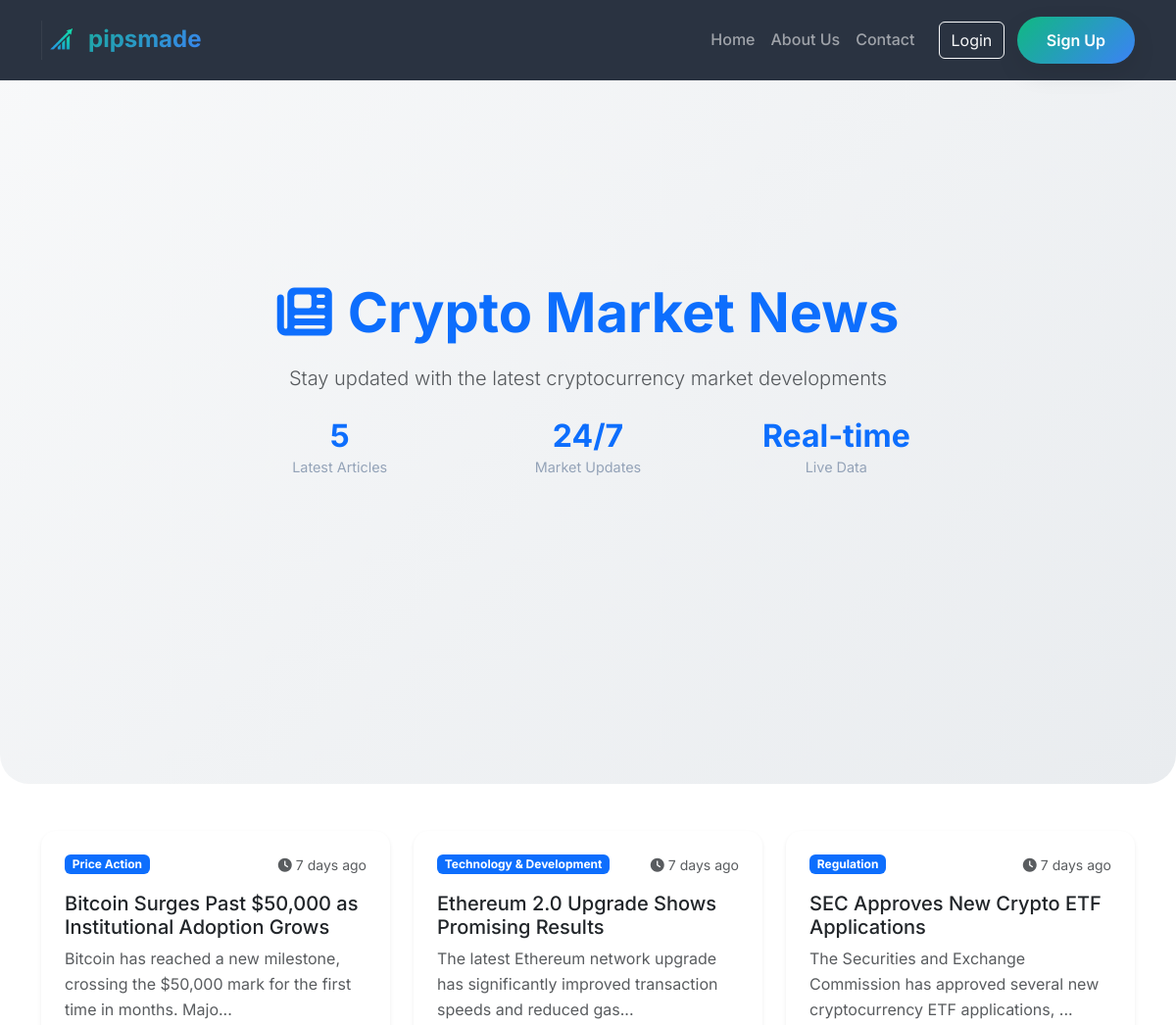
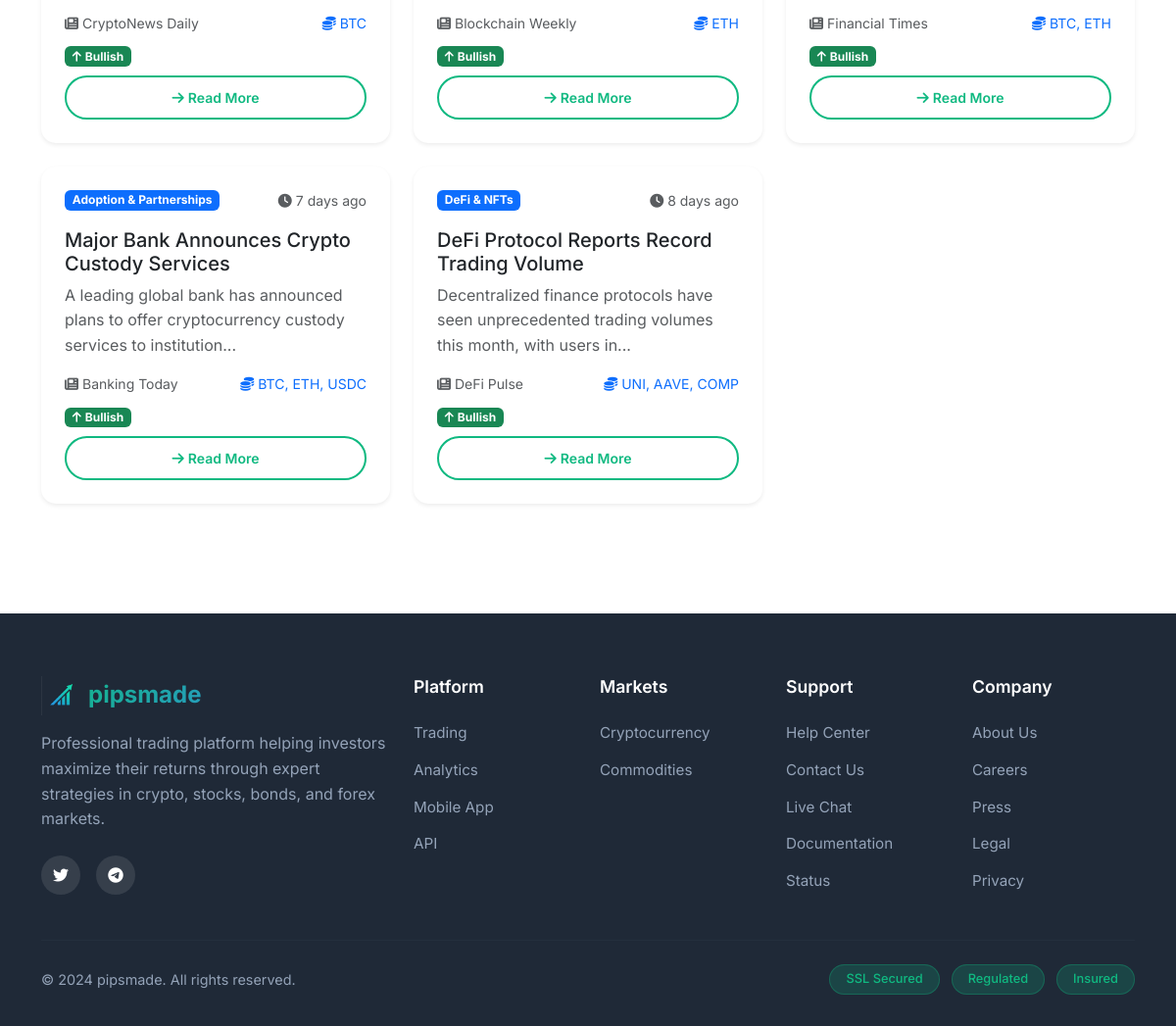
Page /crypto-news/ on the committed database (2 pictures, top to bottom).
### crypto_news/models.py (models this page shows, shortened)
class CryptoNews(models.Model):
    NEWS_CATEGORIES = [
        ('market', 'Market Analysis'),
        ('price', 'Price Action'),
        ('regulation', 'Regulation'),
        ('adoption', 'Adoption & Partnerships'),
        ('technology', 'Technology & Development'),
        ('defi', 'DeFi & NFTs'),
        ('trading', 'Trading & Volume'),
        ('general', 'General News'),
    ]
    id = models.UUIDField(primary_key=True, default=uuid.uuid4, editable=False)
    title = models.CharField(max_length=255)
    summary = models.TextField()
    content = models.TextField()
    source = models.CharField(max_length=100)
    source_url = models.URLField(blank=True, null=True)
    category = models.CharField(max_length=20, choices=NEWS_CATEGORIES, default='general')
    related_coins = models.JSONField(default=list, help_text="List of related cryptocurrency symbols")
    sentiment = models.CharField(max_length=20, choices=[
        ('positive', 'Positive'),
        ('negative', 'Negative'),
        ('neutral', 'Neutral'),
    ], default='neutral')
    published_at = models.DateTimeField()
    fetched_at = models.DateTimeField(auto_now_add=True)
    is_active = models.BooleanField(default=True)
    priority = models.IntegerField(default=1, help_text="Higher number = higher priority")
    slug = models.SlugField(max_length=255, unique=True, blank=True)
    featured_image = models.URLField(blank=True, null=True)
    class Meta:
        verbose_name = 'Crypto News'
        verbose_name_plural = 'Crypto News'
        ordering = ['-published_at', '-priority']
        indexes = [
            models.Index(fields=['-published_at']),
            models.Index(fields=['category']),
            models.Index(fields=['sentiment']),
            models.Index(fields=['is_active']),
        ]
    @property
    def time_ago(self):
        now = timezone.now()
        diff = now - self.published_at
        if diff.days > 0:
            return f"{diff.days} day{'s' if diff.days != 1 else ''} ago"
        elif diff.seconds > 3600:
            hours = diff.seconds // 3600
            return f"{hours} hour{'s' if hours != 1 else ''} ago"
        elif diff.seconds > 60:
            minutes = diff.seconds // 60
            return f"{minutes} minute{'s' if minutes != 1 else ''} ago"
        else:
            return "Just now"
    @property
    def short_summary(self):
        if len(self.summary) <= 100:
            return self.summary
        return self.summary[:97] + "..."
    def get_related_coins_display(self):
        if not self.related_coins:
            return "General"
        return ", ".join(self.related_coins[:3])  # Show max 3 coins

### crypto_news/views.py (the view)
# urls.py: path('', views.CryptoNewsListView.as_view(), name='news_list'),
class CryptoNewsListView(ListView):
    model = CryptoNews
    template_name = 'crypto_news/news_list.html'
    context_object_name = 'news_list'
    paginate_by = 10
    def get_queryset(self):
        return CryptoNews.objects.filter(
            is_active=True
        ).order_by('-published_at', '-priority')
    def get_context_data(self, **kwargs):
        context = super().get_context_data(**kwargs)
        context['categories'] = CryptoNews.NEWS_CATEGORIES
        context['page_title'] = 'Crypto Market News'
        return context

### crypto_news/templates/crypto_news/news_list.html (shortened to what this page needs)
{% extends "base.html" %}
{% load static %}
{% block content %}
<section class="hero-section py-5">
    <div class="container">
        <div class="row justify-content-center text-center">
            <div class="col-lg-8">
                <h1 class="display-4 fw-bold text-primary mb-3">
                    <i class="fas fa-newspaper me-3"></i>Crypto Market News
                </h1>
                <p class="lead text-muted mb-4">
                    Stay updated with the latest cryptocurrency market developments
                </p>
                <div class="hero-stats mb-4">
                    <div class="row text-center">
                        <div class="col-4">
                            <h3 class="text-primary mb-0">{{ news_list|length }}</h3>
                            <small>Latest Articles</small>
                        </div>
                        <div class="col-4">
                            <h3 class="text-primary mb-0">24/7</h3>
                            <small>Market Updates</small>
                        </div>
                        <div class="col-4">
                            <h3 class="text-primary mb-0">Real-time</h3>
                            <small>Live Data</small>
                        </div>
                    </div>
                </div>
            </div>
        </div>
    </div>
</section>
<section class="py-5">
    <div class="container">
        {% if news_list %}
            <div class="row g-4">
                {% for news in news_list %}
                <div class="col-lg-6 col-xl-4">
                    <div class="card h-100 shadow-sm border-0 news-card">
                        <div class="card-body d-flex flex-column">
                            <div class="d-flex justify-content-between align-items-start mb-3">
                                <span class="badge bg-primary">{{ news.get_category_display }}</span>
                                <small class="text-muted">
                                    <i class="fas fa-clock me-1"></i>{{ news.time_ago }}
                                </small>
                            </div>
                            <h5 class="card-title flex-grow-1">
                                <a href="{% url 'crypto_news:news_detail' news.slug %}"
                                   class="text-decoration-none text-dark">
                                    {{ news.title }}
                                </a>
                            </h5>
                            <p class="card-text text-muted flex-grow-1">
                                {{ news.short_summary }}
                            </p>
                            <div class="mt-auto">
                                <div class="d-flex justify-content-between align-items-center mb-2">
                                    <small class="text-muted">
                                        <i class="fas fa-newspaper me-1"></i>{{ news.source }}
                                    </small>
                                    {% if news.related_coins %}
                                    <small class="text-primary">
                                        <i class="fas fa-coins me-1"></i>{{ news.get_related_coins_display }}
                                    </small>
                                    {% endif %}
                                </div>
                                {% if news.sentiment != 'neutral' %}
                                <div class="mb-2">
                                    {% if news.sentiment == 'positive' %}
                                        <span class="badge bg-success">
                                            <i class="fas fa-arrow-up me-1"></i>Bullish
                                        </span>
                                    {% elif news.sentiment == 'negative' %}
                                        <span class="badge bg-danger">
                                            <i class="fas fa-arrow-down me-1"></i>Bearish
                                        </span>
                                    {% endif %}
                                </div>
                                {% endif %}
                                <a href="{% url 'crypto_news:news_detail' news.slug %}"
                                   class="btn btn-outline-primary btn-sm w-100">
                                    <i class="fas fa-arrow-right me-1"></i>Read More
                                </a>
                            </div>
                        </div>
                    </div>
                </div>
                {% endfor %}
            </div>
        {% endif %}
    </div>
</section>
{% endblock %}

### static/css/styles.css (style rules this page uses)
:root { --primary-color: #10B981; --secondary-color: #3B82F6; --gradient-primary: linear-gradient(135deg, #10B981 0%, #3B82F6 100%); --gradient-secondary: linear-gradient(135deg, #3B82F6 0%, #10B981 100%); --dark-color: #1F2937; --light-color: #F9FAFB; --text-color: #374151; --text-light: #6B7280; --white: #FFFFFF; --shadow: 0 10px 25px rgba(0, 0, 0, 0.1); --shadow-lg: 0 20px 40px rgba(0, 0, 0, 0.15); }
* { margin: 0; padding: 0; box-sizing: border-box; }
body { font-family: 'Inter', sans-serif; line-height: 1.6; color: var(--text-color); overflow-x: hidden; }
html { scroll-behavior: smooth; }
.btn-outline-primary { border: 2px solid var(--primary-color); color: var(--primary-color); padding: 10px 28px; font-weight: 600; border-radius: 50px; transition: all 0.3s ease; }
.hero-section { background: linear-gradient(135deg, #0F172A 0%, #1E293B 50%, #334155 100%); color: var(--white); position: relative; overflow: hidden; min-height: 100vh; display: flex; align-items: center; }
.hero-stats { animation: fadeInUp 1s ease-out 0.4s both; }
.hero-stats h3 { font-size: 2rem; font-weight: 700; }
.hero-stats small { color: #94A3B8; font-size: 0.9rem; }
.card-body { padding: 1.5rem; }

### crypto_news/templates/crypto_news/news_list.html (style rules this page uses)
.news-card { transition: transform 0.3s ease, box-shadow 0.3s ease; border-radius: 15px; }
.hero-section { background: linear-gradient(135deg, #f8f9fa 0%, #e9ecef 100%); border-radius: 0 0 30px 30px; }
.hero-stats h3 { font-size: 2rem; font-weight: 700; }

### rows in the picture
CryptoNews: category "Price Action", time_ago "7 days ago", title "Bitcoin Surges Past $50,000 as Institutional Adoption Grows", short_summary "Bitcoin has reached a new milestone, crossing the $50,000 mark for the first time in months. Majo...", source "CryptoNews Daily", related_coins "BTC", sentiment "positive" (drawn)
CryptoNews: category "Technology & Development", time_ago "7 days ago", title "Ethereum 2.0 Upgrade Shows Promising Results", short_summary "The latest Ethereum network upgrade has significantly improved transaction speeds and reduced gas...", source "Blockchain Weekly", related_coins "ETH", sentiment "positive" (drawn)
CryptoNews: category "Regulation", time_ago "7 days ago", title "SEC Approves New Crypto ETF Applications", short_summary "The Securities and Exchange Commission has approved several new cryptocurrency ETF applications, ...", source "Financial Times", related_coins "BTC, ETH", sentiment "positive" (drawn)
CryptoNews: category "Adoption & Partnerships", time_ago "7 days ago", title "Major Bank Announces Crypto Custody Services", short_summary "A leading global bank has announced plans to offer cryptocurrency custody services to institution...", source "Banking Today", related_coins "BTC, ETH, USDC", sentiment "positive" (drawn)
CryptoNews: category "DeFi & NFTs", time_ago "8 days ago", title "DeFi Protocol Reports Record Trading Volume", short_summary "Decentralized finance protocols have seen unprecedented trading volumes this month, with users in...", source "DeFi Pulse", related_coins "UNI, AAVE, COMP", sentiment "positive" (drawn)

### other values in the picture
{{ news_list|length }} "5"
